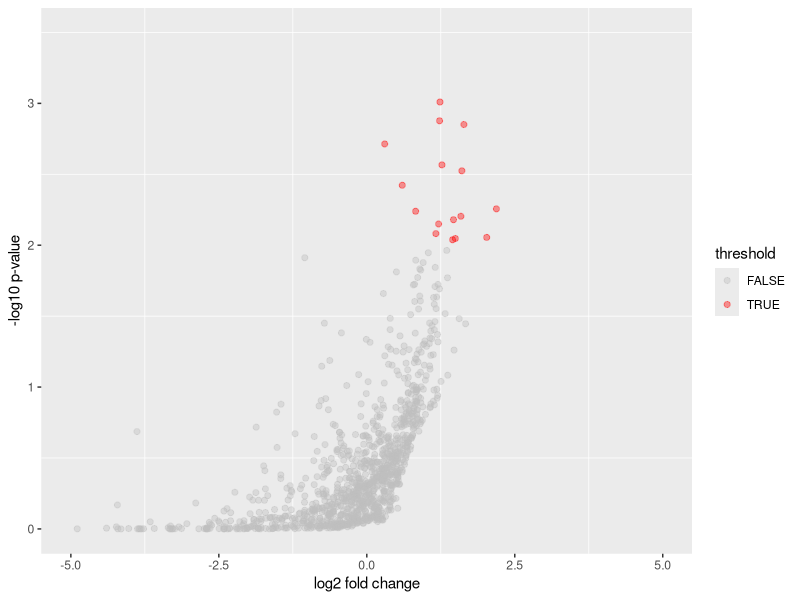

R code for this plot:
setwd("D:/CRISPR/")
diff_gene <- read.table("Input1 gRNA  epigenetic 4_compare.gene_summary.txt", sep="\t", header=TRUE, row.names=1)
diff_gene=as.data.frame(diff_gene)
gene_list=diff_gene[,c("pos.lfc","pos.p.value")]
colnames(gene_list)=c("logFC","padj")
gene_list$threshold = as.factor(abs(gene_list$logFC) > 0.263 & gene_list$padj < 0.01)
colored_point<-gene_list[gene_list$threshold == "TRUE",]
#Spgenes<-colored_point[rownames(colored_point) == "Rap1b" | rownames(colored_point) == "Arid3a",]
gene_list$threshold<-as.character(gene_list$threshold)
#gene_list$threshold[which(rownames(gene_list) == "Rap1b" | rownames(gene_list) == "Arid3a")]<-"LABEL"
Mycolors<-c("gray","red")
library("ggplot2")
pdf("vocano.pdf")

#g = ggplot(data=gene_list, aes(x=logFC, y=-log10(padj),color=threshold)) + geom_point(alpha=0.4, size=1.75)  + xlim(c(-5, 5)) + ylim(c(0, 200)) +xlab("log2 fold change") + ylab("-log10 p-value") + theme_set(theme_bw()) + theme(panel.grid.major=element_line(colour=NA)) + scale_color_manual(values = Mycolors)
g = ggplot(data=gene_list, aes(x=logFC, y=-log10(padj),color=threshold)) + geom_point(alpha=0.4, size=1.75)  + xlim(c(-5, 5)) + ylim(c(0, 3.5)) +xlab("log2 fold change") + ylab("-log10 p-value") + theme_set(theme_bw()) + theme(panel.grid.major=element_line(colour=NA)) + scale_color_manual(values = Mycolors)
print(g)
dev.off()
